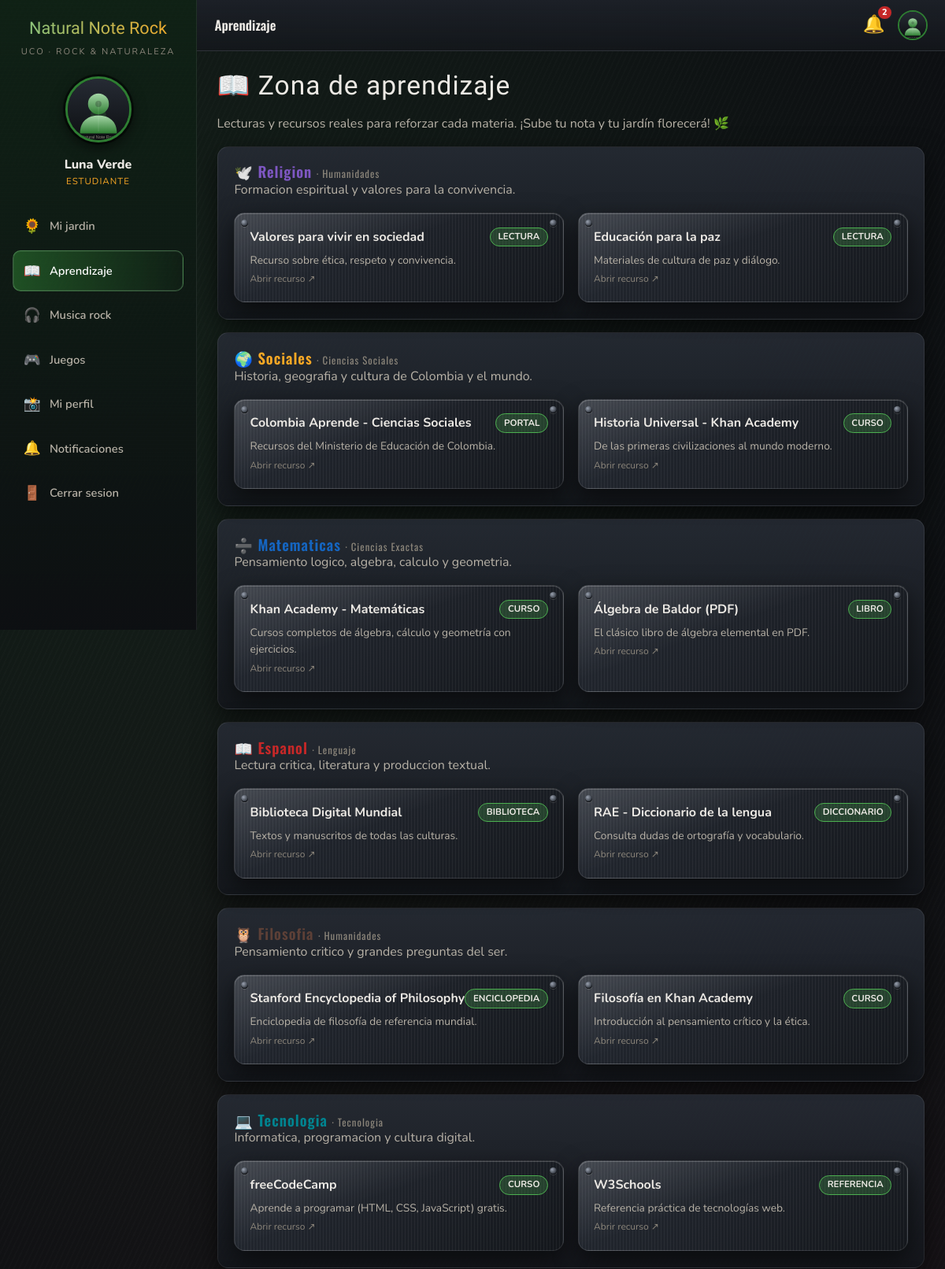
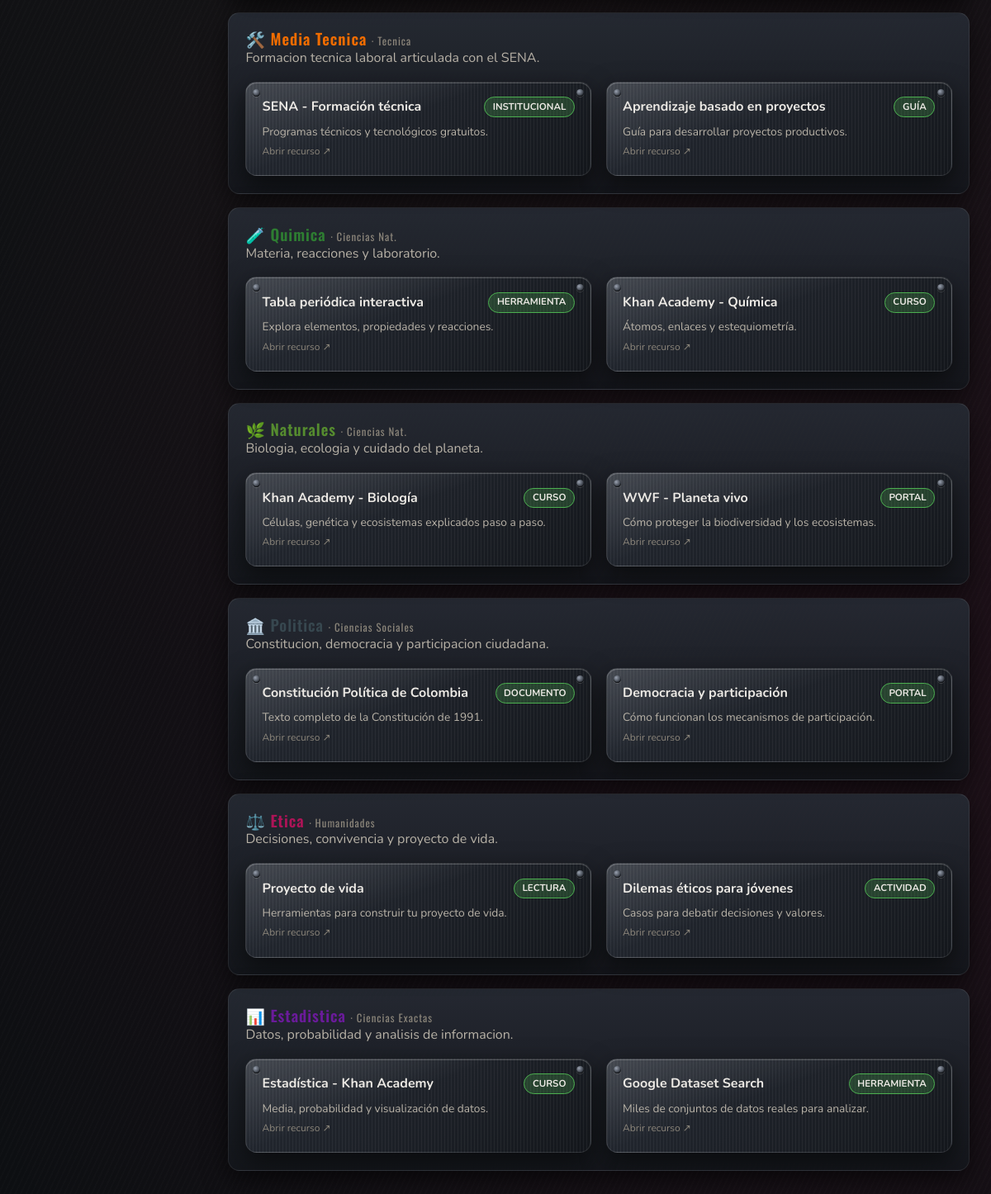
The page /estudiante/aprendizaje.php (signed in) on the database its author committed (2 pictures, top to bottom).
### tables this page shows
CREATE TABLE usuarios (
    id              INT AUTO_INCREMENT PRIMARY KEY,
    nombre          VARCHAR(80)  NOT NULL,
    apellido        VARCHAR(80)  NOT NULL,
    username        VARCHAR(50)  NOT NULL UNIQUE,
    email           VARCHAR(120) NOT NULL UNIQUE,
    password_hash   VARCHAR(255) NOT NULL,
    rol             ENUM('administrador','profesor','estudiante') NOT NULL,
    foto            VARCHAR(255) DEFAULT NULL,
    activo          TINYINT(1)   NOT NULL DEFAULT 1,
    ultimo_acceso   DATETIME     DEFAULT NULL,
    creado_en       TIMESTAMP    DEFAULT CURRENT_TIMESTAMP,
    actualizado_en  TIMESTAMP    DEFAULT CURRENT_TIMESTAMP ON UPDATE CURRENT_TIMESTAMP,
    INDEX idx_usuarios_rol (rol)
);

CREATE TABLE materias (
    id          INT AUTO_INCREMENT PRIMARY KEY,
    nombre      VARCHAR(80) NOT NULL UNIQUE,
    codigo      VARCHAR(20) NOT NULL UNIQUE,
    area        VARCHAR(60),
    descripcion TEXT,
    color       VARCHAR(20) DEFAULT '#3a3f4a',
    icono       VARCHAR(10) DEFAULT '🎸',
    activo      TINYINT(1)  NOT NULL DEFAULT 1
);

### config/config.php (called while the page is built, shortened)
<?php
function url(string $path = ''): string
{
    return BASE_PATH . ltrim($path, '/');
}
function asset(string $path): string
{
    return url('assets/' . ltrim($path, '/'));
}
function e(?string $valor): string
{
    return htmlspecialchars((string) $valor, ENT_QUOTES, 'UTF-8');
}
spl_autoload_register(static function (string $clase): void {
    $prefijo = 'App\\';
    $relativa = str_replace('\\', '/', substr($clase, strlen($prefijo)));
    $archivo  = APP_ROOT . '/src/' . $relativa . '.php';
});

### includes/guard.php (called while the page is built, shortened)
<?php
require_once __DIR__ . '/../config/config.php';
$rolesPermitidos = $rolesPermitidos ?? [];
$usuario = $rolesPermitidos
    ? Auth::requerirRol(...$rolesPermitidos)
    : Auth::requerirLogin();

### src/Models/Estudiante.php (called while the page is built, shortened)
<?php
final class Estudiante extends Usuario
{
    protected int $estudianteId = 0;
    protected function hidratarExtra(): void
    {
        $db = Database::getInstancia()->getConexion();
        $stmt = $db->prepare('SELECT * FROM estudiantes WHERE usuario_id = :u LIMIT 1');
        $stmt->execute([':u' => $this->id]);
        if ($fila = $stmt->fetch()) {
            $this->estudianteId = (int) $fila['id'];
        }
    }
    public function menu(): array
    {
        return [
            ['titulo' => 'Mi jardin',      'url' => url('estudiante/dashboard.php'),     'icono' => '🌻'],
            ['titulo' => 'Aprendizaje',    'url' => url('estudiante/aprendizaje.php'),   'icono' => '📖'],
            ['titulo' => 'Musica rock',    'url' => url('estudiante/musica.php'),        'icono' => '🎧'],
            ['titulo' => 'Juegos',         'url' => url('estudiante/juegos.php'),        'icono' => '🎮'],
            ['titulo' => 'Mi perfil',      'url' => url('estudiante/perfil.php'),        'icono' => '📸'],
            ['titulo' => 'Notificaciones', 'url' => url('notificaciones.php'),           'icono' => '🔔'],
        ];
    }
    public function materiasConNotas(): array
    {
        $sql = 'SELECT m.*, n.valor, n.observacion, n.fecha,
                       (SELECT ROUND(AVG(valor),1) FROM notas x
                          WHERE x.estudiante_id = e.id AND x.materia_id = m.id) AS promedio
                FROM materias m
                CROSS JOIN (SELECT id FROM estudiantes WHERE id = :eid) e
                LEFT JOIN notas n ON n.id = (
                    SELECT id FROM notas z
                     WHERE z.estudiante_id = e.id AND z.materia_id = m.id
                     ORDER BY z.fecha DESC, z.id DESC LIMIT 1
                )
                WHERE m.activo = 1
                ORDER BY m.id';
        $stmt = $this->db->prepare($sql);
        $stmt->execute([':eid' => $this->estudianteId]);
        return $stmt->fetchAll();
    }
}

### src/Models/Usuario.php (called while the page is built, shortened)
<?php
abstract class Usuario extends Model implements Autenticable, Notificable
{
    protected int    $id = 0;
    protected string $nombre = '';
    protected string $apellido = '';
    protected string $rol = '';
    public static function desdeFila(array $fila): Usuario
    {
        $usuario = match ($fila['rol']) {
            'administrador' => new Administrador(),
            'profesor'      => new Profesor(),
            default         => new Estudiante(),
        };
        $usuario->id           = (int) $fila['id'];
        $usuario->nombre       = $fila['nombre'];
        $usuario->apellido     = $fila['apellido'];
        $usuario->username     = $fila['username'];
        $usuario->email        = $fila['email'];
        $usuario->passwordHash = $fila['password_hash'];
        $usuario->rol          = $fila['rol'];
        $usuario->foto         = $fila['foto'] ?: null;
        $usuario->activo       = (bool) $fila['activo'];
        $usuario->hidratarExtra();
        return $usuario;
    }
    public static function buscarPorId(int $id): ?Usuario
    {
        $db = Database::getInstancia()->getConexion();
        $stmt = $db->prepare('SELECT * FROM usuarios WHERE id = :id AND activo = 1 LIMIT 1');
        $stmt->execute([':id' => $id]);
        $fila = $stmt->fetch();
        return $fila ? self::desdeFila($fila) : null;
    }
    public function getRol(): string
    {
        return $this->rol;
    }
    public function notificacionesNoLeidas(): int
    {
        $stmt = $this->db->prepare(
            'SELECT COUNT(*) FROM notificaciones WHERE usuario_id = :u AND leida = 0'
        );
        $stmt->execute([':u' => $this->id]);
        return (int) $stmt->fetchColumn();
    }
    public function getNombreCompleto(): string { return trim($this->nombre . ' ' . $this->apellido); }
    public function getFotoUrl(): string
    {
        return asset('img/avatar_default.svg');
    }
}

### src/Support/Auth.php (called while the page is built, shortened)
<?php
final class Auth
{
    public static function usuario(): ?Usuario
    {
        $id = $_SESSION['usuario_id'] ?? null;
        return Usuario::buscarPorId((int) $id);
    }
    public static function requerirLogin(): Usuario
    {
        $usuario = self::usuario();
        return $usuario;
    }
    public static function requerirRol(string ...$roles): Usuario
    {
        $usuario = self::requerirLogin();
        return $usuario;
    }
}

### src/Core/Database.php (called while the page is built, shortened)
<?php
final class Database
{
    private static ?Database $instancia = null;
    private PDO $pdo;
    private function __construct()
    {
        $dsn = sprintf(
            'mysql:host=%s;port=%s;dbname=%s;charset=%s',
            DB_HOST,
            DB_PORT,
            DB_NAME,
            DB_CHARSET
        );
        try {
            $this->pdo = new PDO($dsn, DB_USER, DB_PASS, [
                PDO::ATTR_ERRMODE            => PDO::ERRMODE_EXCEPTION,
                PDO::ATTR_DEFAULT_FETCH_MODE => PDO::FETCH_ASSOC,
                PDO::ATTR_EMULATE_PREPARES   => false,
            ]);
        } catch (PDOException $e) {
            throw new RuntimeException(
                'No fue posible conectar a la base de datos: ' . $e->getMessage()
            );
        }
    }
    public static function getInstancia(): Database
    {
        if (self::$instancia === null) {
            self::$instancia = new self();
        }
        return self::$instancia;
    }
    public function getConexion(): PDO
    {
        return $this->pdo;
    }
}

### src/Core/Model.php (called while the page is built, shortened)
<?php
abstract class Model
{
    public function __construct()
    {
        $this->db = Database::getInstancia()->getConexion();
    }
}

### src/Support/Contenido.php (called while the page is built, shortened)
<?php
final class Contenido
{
    public static function recursosDe(string $codigo): array
    {
        return self::recursos()[$codigo] ?? [
            ['titulo' => 'Colombia Aprende', 'resumen' => 'Recursos educativos abiertos para todas las áreas.', 'url' => 'https://www.colombiaaprende.edu.co/', 'tipo' => 'Portal'],
        ];
    }
}

### estudiante/aprendizaje.php (the view, shortened to what this page needs)
<?php
$rolesPermitidos = ['estudiante'];
require_once __DIR__ . '/../includes/guard.php';
$materias = $usuario->materiasConNotas();
$pageTitle = 'Aprendizaje';
$activo = url('estudiante/aprendizaje.php');
require __DIR__ . '/../includes/header.php';
?>
<div class="titulo-seccion"><h2>📖 Zona de aprendizaje</h2></div>
<p class="text-soft mb">
    Lecturas y recursos reales para reforzar cada materia. ¡Sube tu nota y tu jardín florecerá! 🌿
</p>
<?php foreach ($materias as $m):
    $codigo = $m['codigo'];
    $recursos = Contenido::recursosDe($codigo);
?>
    <div class="card mb">
        <h3 style="color:<?= e($m['color']) ?>">
            <?= $m['icono'] ?> <?= e($m['nombre']) ?>
            <span class="text-dim" style="font-size:.8rem;font-weight:400">
                · <?= e($m['area']) ?>
            </span>
        </h3>
        <p class="text-soft"><?= e($m['descripcion']) ?></p>
        <div class="grid grid-2 mt">
            <?php foreach ($recursos as $r): ?>
                <a class="placa" href="<?= e($r['url']) ?>" target="_blank" rel="noopener">
                    <div class="flex between center">
                        <strong><?= e($r['titulo']) ?></strong>
                        <span class="chip chip-verde"><?= e($r['tipo']) ?></span>
                    </div>
                    <p class="text-soft" style="font-size:.86rem;margin-top:.4rem"><?= e($r['resumen']) ?></p>
                    <span class="text-dim" style="font-size:.75rem">Abrir recurso ↗</span>
                </a>
            <?php endforeach; ?>
        </div>
    </div>
<?php endforeach; ?>
<?php require __DIR__ . '/../includes/footer.php'; ?>

### includes/header.php (shortened to what this page needs)
<?php
$pageTitle = $pageTitle ?? APP_NAME;
$activo    = $activo ?? '';
$noLeidas  = $usuario->notificacionesNoLeidas();
?>
<!DOCTYPE html>
<html lang="es">
<head>
    <link rel="stylesheet" href="<?= asset('css/style.css') ?>">
    <link rel="stylesheet" href="<?= asset('css/garden.css') ?>">
</head>
<body>
<div class="app">
    <aside class="sidebar" id="sidebar">
        <div class="brand"><?= e(APP_NAME) ?></div>
        <div class="brand-sub"><?= e(APP_ORG) ?> · ROCK & NATURALEZA</div>
        <div class="perfil-mini">
            <img src="<?= e($usuario->getFotoUrl()) ?>" alt="Foto de perfil">
            <div class="nombre"><?= e($usuario->getNombreCompleto()) ?></div>
            <div class="rol"><?= e($usuario->getRol()) ?></div>
        </div>
        <nav>
            <?php foreach ($usuario->menu() as $item): ?>
                <a class="nav-item <?= $activo === $item['url'] ? 'activo' : '' ?>"
                   href="<?= e($item['url']) ?>">
                    <span class="ico"><?= $item['icono'] ?></span>
                    <span><?= e($item['titulo']) ?></span>
                </a>
            <?php endforeach; ?>
            <a class="nav-item" href="<?= url('logout.php') ?>">
                <span class="ico">🚪</span><span>Cerrar sesion</span>
            </a>
        </nav>
    </aside>
    <div class="main">
        <header class="topbar">
            <div class="flex center gap">
                <span class="titulo"><?= e($pageTitle) ?></span>
            </div>
            <div class="topbar-acciones">
                <a class="campana" href="<?= url('notificaciones.php') ?>" title="Notificaciones">
                    🔔
                    <span class="contador" id="contadorNotif"
                          style="<?= $noLeidas === 0 ? 'display:none' : '' ?>">
                        <?= (int) $noLeidas ?>
                    </span>
                </a>
                <img src="<?= e($usuario->getFotoUrl()) ?>" alt="avatar"
                     style="width:38px;height:38px;border-radius:50%;object-fit:cover;border:2px solid var(--green-500)">
            </div>
        </header>
        <main class="content">

### rows shown on the page
usuarios: $usuario->getNombreCompleto() "Luna Verde", rol "ESTUDIANTE"
materias: icono "🕊️", nombre "Religion", area "Humanidades", descripcion "Formacion espiritual y valores para la convivencia.", titulo "Valores para vivir en sociedad", tipo "LECTURA", resumen "Recurso sobre ética, respeto y convivencia.", titulo "Educación para la paz", resumen "Materiales de cultura de paz y diálogo."
materias: icono "🌍", nombre "Sociales", area "Ciencias Sociales", descripcion "Historia, geografia y cultura de Colombia y el mundo.", titulo "Colombia Aprende - Ciencias Sociales", tipo "PORTAL", resumen "Recursos del Ministerio de Educación de Colombia.", titulo "Historia Universal - Khan Academy", tipo "CURSO", resumen "De las primeras civilizaciones al mundo moderno."
materias: icono "➗", nombre "Matematicas", area "Ciencias Exactas", descripcion "Pensamiento logico, algebra, calculo y geometria.", titulo "Khan Academy - Matemáticas", tipo "CURSO", resumen "Cursos completos de álgebra, cálculo y geometría con ejercicios.", titulo "Álgebra de Baldor (PDF)", tipo "LIBRO", resumen "El clásico libro de álgebra elemental en PDF."
materias: icono "📖", nombre "Espanol", area "Lenguaje", descripcion "Lectura critica, literatura y produccion textual.", titulo "Biblioteca Digital Mundial", tipo "BIBLIOTECA", resumen "Textos y manuscritos de todas las culturas.", titulo "RAE - Diccionario de la lengua", tipo "DICCIONARIO", resumen "Consulta dudas de ortografía y vocabulario."
materias: icono "🦉", nombre "Filosofia", area "Humanidades", descripcion "Pensamiento critico y grandes preguntas del ser.", titulo "Stanford Encyclopedia of Philosophy", tipo "ENCICLOPEDIA", resumen "Enciclopedia de filosofía de referencia mundial.", titulo "Filosofía en Khan Academy", tipo "CURSO", resumen "Introducción al pensamiento crítico y la ética."
materias: icono "💻", nombre "Tecnologia", area "Tecnologia", descripcion "Informatica, programacion y cultura digital.", titulo "freeCodeCamp", tipo "CURSO", resumen "Aprende a programar (HTML, CSS, JavaScript) gratis.", titulo "W3Schools", tipo "REFERENCIA", resumen "Referencia práctica de tecnologías web."
materias: icono "🛠️", nombre "Media Tecnica", area "Tecnica", descripcion "Formacion tecnica laboral articulada con el SENA.", titulo "SENA - Formación técnica", tipo "INSTITUCIONAL", resumen "Programas técnicos y tecnológicos gratuitos.", titulo "Aprendizaje basado en proyectos", tipo "GUÍA", resumen "Guía para desarrollar proyectos productivos."
materias: icono "🧪", nombre "Quimica", area "Ciencias Nat.", descripcion "Materia, reacciones y laboratorio.", titulo "Tabla periódica interactiva", tipo "HERRAMIENTA", resumen "Explora elementos, propiedades y reacciones.", titulo "Khan Academy - Química", tipo "CURSO", resumen "Átomos, enlaces y estequiometría."
materias: icono "🌿", nombre "Naturales", area "Ciencias Nat.", descripcion "Biologia, ecologia y cuidado del planeta.", titulo "Khan Academy - Biología", tipo "CURSO", resumen "Células, genética y ecosistemas explicados paso a paso.", titulo "WWF - Planeta vivo", tipo "PORTAL", resumen "Cómo proteger la biodiversidad y los ecosistemas."
materias: icono "🏛️", nombre "Politica", area "Ciencias Sociales", descripcion "Constitucion, democracia y participacion ciudadana.", titulo "Constitución Política de Colombia", tipo "DOCUMENTO", resumen "Texto completo de la Constitución de 1991.", titulo "Democracia y participación", tipo "PORTAL", resumen "Cómo funcionan los mecanismos de participación."
materias: icono "⚖️", nombre "Etica", area "Humanidades", descripcion "Decisiones, convivencia y proyecto de vida.", titulo "Proyecto de vida", tipo "LECTURA", resumen "Herramientas para construir tu proyecto de vida.", titulo "Dilemas éticos para jóvenes", tipo "ACTIVIDAD", resumen "Casos para debatir decisiones y valores."
materias: icono "📊", nombre "Estadistica", area "Ciencias Exactas", descripcion "Datos, probabilidad y analisis de informacion.", titulo "Estadística - Khan Academy", tipo "CURSO", resumen "Media, probabilidad y visualización de datos.", titulo "Google Dataset Search", tipo "HERRAMIENTA", resumen "Miles de conjuntos de datos reales para analizar."

### other values the page prints
APP_ORG "UCO"
$item['icono'] "🌻"
$item['titulo'] "Mi jardin"
$item['icono'] "📖"
$item['titulo'] "Aprendizaje"
$item['icono'] "🎧"
$item['titulo'] "Musica rock"
$item['icono'] "🎮"
$item['titulo'] "Juegos"
$item['icono'] "📸"
$item['titulo'] "Mi perfil"
$item['icono'] "🔔"
$item['titulo'] "Notificaciones"
$pageTitle "Aprendizaje"
$noLeidas "2"
